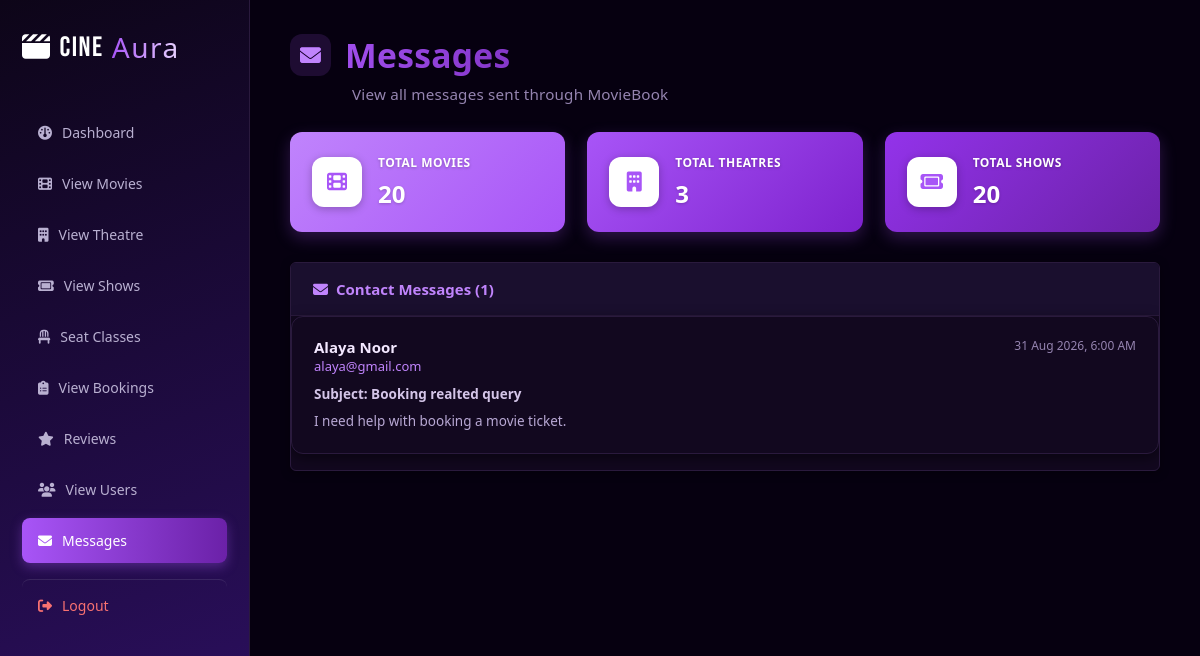
/Dashboard/view_messages.php (signed in), run on the app's committed database.
### tables this page shows
CREATE TABLE `messages` (
  `id` int(11) NOT NULL,
  `name` varchar(100) NOT NULL,
  `email` varchar(150) NOT NULL,
  `subject` varchar(200) NOT NULL,
  `message` text NOT NULL,
  `created_at` timestamp NOT NULL DEFAULT current_timestamp()
);

### Dashboard/view_messages.php (the view, shortened to what this page needs)
<?php
include_once "../connect.php";
include_once "side.php";
$movieCountQuery = "SELECT * FROM movies";
$movieCountResult = mysqli_query($conn, $movieCountQuery);
$totalMovies = mysqli_num_rows($movieCountResult);
$theatreCountQuery = "SELECT * FROM theatres";
$theatreCountResult = mysqli_query($conn, $theatreCountQuery);
$totalTheatres = mysqli_num_rows($theatreCountResult);
$showCountQuery = "SELECT * FROM shows";
$showCountResult = mysqli_query($conn, $showCountQuery);
$totalShows = mysqli_num_rows($showCountResult);
$messagesQuery = "SELECT * FROM messages ORDER BY created_at DESC";
$messagesResult = mysqli_query($conn, $messagesQuery);
$totalMessages = $messagesResult ? mysqli_num_rows($messagesResult) : 0;
?>
<!DOCTYPE html>
<html lang="en">
<head>
    <link rel="stylesheet" href="https://cdnjs.cloudflare.com/ajax/libs/font-awesome/6.5.1/css/all.min.css">
    <link rel="stylesheet" href="style.css">
</head>
<body class="dashboard-body">
    <div class="admin-content">
        <div class="admin-topbar">
            <div class="page-heading">
                <h1>Messages</h1>
                <p class="page-subtitle">View all messages sent through MovieBook</p>
            </div>
        </div>
        <section class="stats-grid">
            <div class="stat-card">
                <div class="stat-icon movies"><i class="fa-solid fa-film"></i></div>
                <div>
                    <p class="stat-label">Total Movies</p>
                    <p class="stat-value"><?php echo $totalMovies; ?></p>
                </div>
            </div>
            <div class="stat-card">
                <div class="stat-icon theatres"><i class="fa-solid fa-building"></i></div>
                <div>
                    <p class="stat-label">Total Theatres</p>
                    <p class="stat-value"><?php echo $totalTheatres; ?></p>
                </div>
            </div>
            <div class="stat-card">
                <div class="stat-icon shows"><i class="fa-solid fa-ticket"></i></div>
                <div>
                    <p class="stat-label">Total Shows</p>
                    <p class="stat-value"><?php echo $totalShows; ?></p>
                </div>
            </div>
        </section>
        <section class="manage-section">
            <div class="manage-header">
                <h2><i class="fa-solid fa-envelope"></i> Contact Messages (<?php echo $totalMessages; ?>)</h2>
            </div>
            <?php if($totalMessages == 0){ ?>
                <div class="no-messages">
                    <p>No messages have been received yet.</p>
                </div>
            <?php }else{ ?>
                <?php foreach($messagesResult as $msg){ ?>
                    <div class="message-card">
                        <div class="message-top">
                            <div>
                                <div class="sender-name"><?php echo htmlspecialchars($msg["name"]); ?></div>
                                <div class="sender-email"><?php echo htmlspecialchars($msg["email"]); ?></div>
                            </div>
                            <div class="message-date">
                                <?php echo date("d M Y, g:i A", strtotime($msg["created_at"])); ?>
                            </div>
                        </div>
                        <?php if(!empty($msg["subject"])){ ?>
                            <div class="message-subject">Subject: <?php echo htmlspecialchars($msg["subject"]); ?></div>
                        <?php } ?>
                        <div class="message-body"><?php echo nl2br(htmlspecialchars($msg["message"])); ?></div>
                    </div>
                <?php } ?>
            <?php } ?>
        </section>
    </div>
</body>
</html>

### Dashboard/style.css (style rules this page uses)
* { margin: 0; padding: 0; box-sizing: border-box; font-family: 'Segoe UI', Arial, sans-serif; }
body.dashboard-body { min-height: 100vh; background-color: #060010; }
.admin-content { margin-left: 250px; padding: 32px 40px; background-color: #060010; min-width: 0; }
.admin-topbar { display: flex; justify-content: space-between; align-items: center; margin-bottom: 28px; }
.admin-topbar h1 { font-size: 24px; color: #f3e8ff; font-weight: 700; }
.stats-grid { display: grid; grid-template-columns: repeat(auto-fit, minmax(210px, 1fr)); gap: 22px; margin-bottom: 30px; }
.stat-card { border-radius: 12px; padding: 22px; box-shadow: 0 6px 16px rgba(168,85,247,0.25); display: flex; align-items: center; gap: 16px; color: #fff; }
.stat-card:nth-child(1) { background: linear-gradient(135deg, #c084fc, #a855f7); }
.stat-card:nth-child(2) { background: linear-gradient(135deg, #a855f7, #7e22ce); }
.stat-card:nth-child(3) { background: linear-gradient(135deg, #9333ea, #6b21a8); }
.stat-icon { width: 50px; height: 50px; border-radius: 12px; background: #fff !important; display: flex; align-items: center; justify-content: center; font-size: 20px; color: #a855f7; flex-shrink: 0; box-shadow: 0 2px 8px rgba(0,0,0,0.25); }
.stat-label { font-size: 12px; font-weight: 700; text-transform: uppercase; letter-spacing: 0.5px; color: #fff; text-shadow: 0 1px 3px rgba(0,0,0,0.25); margin-bottom: 6px; }
.stat-value { text-shadow: 0 1px 3px rgba(0,0,0,0.2); }
.stat-value { font-size: 24px; font-weight: 700; color: #fff; }
.manage-section { background: #12081f; border: 1px solid #2a1a3d; border-radius: 6px; padding: 0; box-shadow: 0 2px 10px rgba(0,0,0,0.4); margin-bottom: 28px; overflow: hidden; }
.manage-header { display: flex; justify-content: space-between; align-items: center; padding: 16px 22px; border-bottom: 1px solid #2a1a3d; background-color: #1a0f2e; }
.manage-header h2 { font-size: 15px; color: #c084fc; font-weight: 700; display: flex; align-items: center; gap: 8px; }
.stat-card { animation: fadeInUp 0.4s ease backwards; }
.stat-card:nth-child(1) { animation-delay: 0.05s; }
.stat-card:nth-child(2) { animation-delay: 0.1s; }
.stat-card:nth-child(3) { animation-delay: 0.15s; }
.manage-section { animation: fadeInUp 0.4s ease backwards; animation-delay: 0.2s; }

### Dashboard/view_messages.php (style rules this page uses)
.page-heading { opacity: 0; animation: fadeSlideDown 0.6s ease forwards; }
.page-heading h1 { display: flex; align-items: center; gap: 14px; font-size: 2.1rem; font-weight: 800; letter-spacing: 0.3px; margin: 0; background: linear-gradient(90deg, #a855f7, #6b21a8); -webkit-background-clip: text; -webkit-text-fill-color: transparent; background-clip: text; }
.page-heading h1::before { content: "\f0e0"; font-family: "Font Awesome 6 Free"; font-weight: 900; -webkit-text-fill-color: initial; color: #c084fc; background: rgba(168, 85, 247, 0.15); padding: 10px; border-radius: 12px; font-size: 1.3rem; animation: pulseIcon 2.5s ease-in-out infinite; }
.page-heading .page-subtitle { margin: 6px 0 0 62px; color: #9584b0; font-size: 0.95rem; font-weight: 400; letter-spacing: 0.2px; }
.message-card { background: #12081f; border-radius: 12px; padding: 20px 22px; margin-bottom: 16px; border: 1px solid #2a1a3d; box-shadow: 0 4px 14px rgba(0,0,0,0.5); }
.message-card .message-top { display: flex; justify-content: space-between; align-items: flex-start; gap: 14px; margin-bottom: 10px; flex-wrap: wrap; }
.message-card .sender-name { font-size: 15px; font-weight: 700; color: #f3e8ff; }
.message-card .sender-email { font-size: 13px; color: #c084fc; }
.message-card .message-date { font-size: 12px; color: #9584b0; white-space: nowrap; }
.message-card .message-subject { font-size: 13.5px; font-weight: 600; color: #d4c5e8; margin-bottom: 8px; }
.message-card .message-body { font-size: 13.5px; color: #b8a8d4; line-height: 1.6; }

### data on the page
messages: name "Alaya Noor", email "alaya@gmail.com", created_at "31 Aug 2026, 6:00 AM", subject "Booking realted query", message "I need help with booking a movie ticket."

### other printed values
$totalMovies "20"
$totalTheatres "3"
$totalShows "20"
$totalMessages "1"
